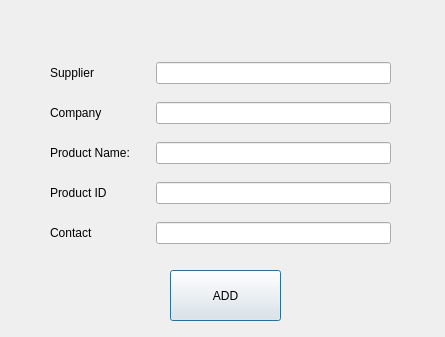
<?xml version="1.0" encoding="UTF-8"?>
<ui version="4.0">
 <class>Addsupplier</class>
 <widget class="QDialog" name="Addsupplier">
  <property name="geometry">
   <rect>
    <x>0</x>
    <y>0</y>
    <width>445</width>
    <height>337</height>
   </rect>
  </property>
  <property name="windowTitle">
   <string>Dialog</string>
  </property>
  <widget class="QPushButton" name="pushButton">
   <property name="geometry">
    <rect>
     <x>170</x>
     <y>270</y>
     <width>111</width>
     <height>51</height>
    </rect>
   </property>
   <property name="text">
    <string>ADD</string>
   </property>
  </widget>
  <widget class="QWidget" name="">
   <property name="geometry">
    <rect>
     <x>50</x>
     <y>50</y>
     <width>341</width>
     <height>211</height>
    </rect>
   </property>
   <layout class="QVBoxLayout" name="verticalLayout">
    <item>
     <layout class="QHBoxLayout" name="horizontalLayout">
      <item>
       <widget class="QLabel" name="label">
        <property name="minimumSize">
         <size>
          <width>100</width>
          <height>0</height>
         </size>
        </property>
        <property name="maximumSize">
         <size>
          <width>150</width>
          <height>16777215</height>
         </size>
        </property>
        <property name="text">
         <string>Supplier</string>
        </property>
        <property name="buddy">
         <cstring>lineEdit</cstring>
        </property>
       </widget>
      </item>
      <item>
       <widget class="QLineEdit" name="lineEdit"/>
      </item>
     </layout>
    </item>
    <item>
     <layout class="QHBoxLayout" name="horizontalLayout_2">
      <item>
       <widget class="QLabel" name="label_2">
        <property name="minimumSize">
         <size>
          <width>100</width>
          <height>0</height>
         </size>
        </property>
        <property name="text">
         <string>Company</string>
        </property>
        <property name="buddy">
         <cstring>lineEdit_2</cstring>
        </property>
       </widget>
      </item>
      <item>
       <widget class="QLineEdit" name="lineEdit_2"/>
      </item>
     </layout>
    </item>
    <item>
     <layout class="QHBoxLayout" name="horizontalLayout_3">
      <item>
       <widget class="QLabel" name="label_3">
        <property name="minimumSize">
         <size>
          <width>100</width>
          <height>0</height>
         </size>
        </property>
        <property name="text">
         <string>Product Name:</string>
        </property>
        <property name="buddy">
         <cstring>lineEdit_3</cstring>
        </property>
       </widget>
      </item>
      <item>
       <widget class="QLineEdit" name="lineEdit_3"/>
      </item>
     </layout>
    </item>
    <item>
     <layout class="QHBoxLayout" name="horizontalLayout_4">
      <item>
       <widget class="QLabel" name="label_5">
        <property name="minimumSize">
         <size>
          <width>100</width>
          <height>0</height>
         </size>
        </property>
        <property name="text">
         <string>Product ID</string>
        </property>
        <property name="buddy">
         <cstring>lineEdit_3</cstring>
        </property>
       </widget>
      </item>
      <item>
       <widget class="QLineEdit" name="lineEdit_5"/>
      </item>
     </layout>
    </item>
    <item>
     <layout class="QHBoxLayout" name="horizontalLayout_5">
      <item>
       <widget class="QLabel" name="label_4">
        <property name="minimumSize">
         <size>
          <width>100</width>
          <height>0</height>
         </size>
        </property>
        <property name="text">
         <string>Contact</string>
        </property>
        <property name="buddy">
         <cstring>lineEdit_4</cstring>
        </property>
       </widget>
      </item>
      <item>
       <widget class="QLineEdit" name="lineEdit_4"/>
      </item>
     </layout>
    </item>
   </layout>
  </widget>
 </widget>
 <resources/>
 <connections/>
</ui>
